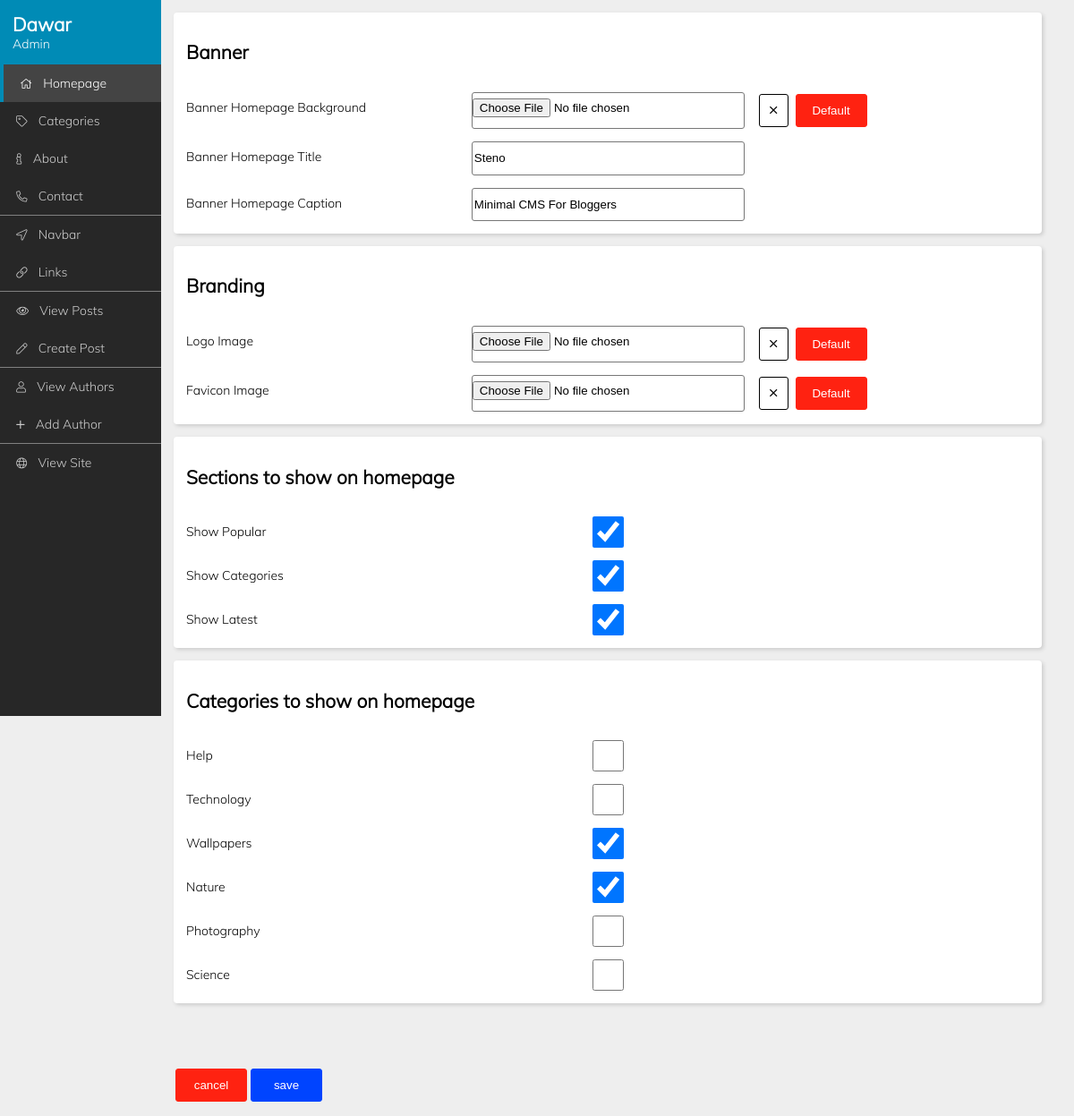
Before: /cms/homepage.php (signed in) with the older database file.
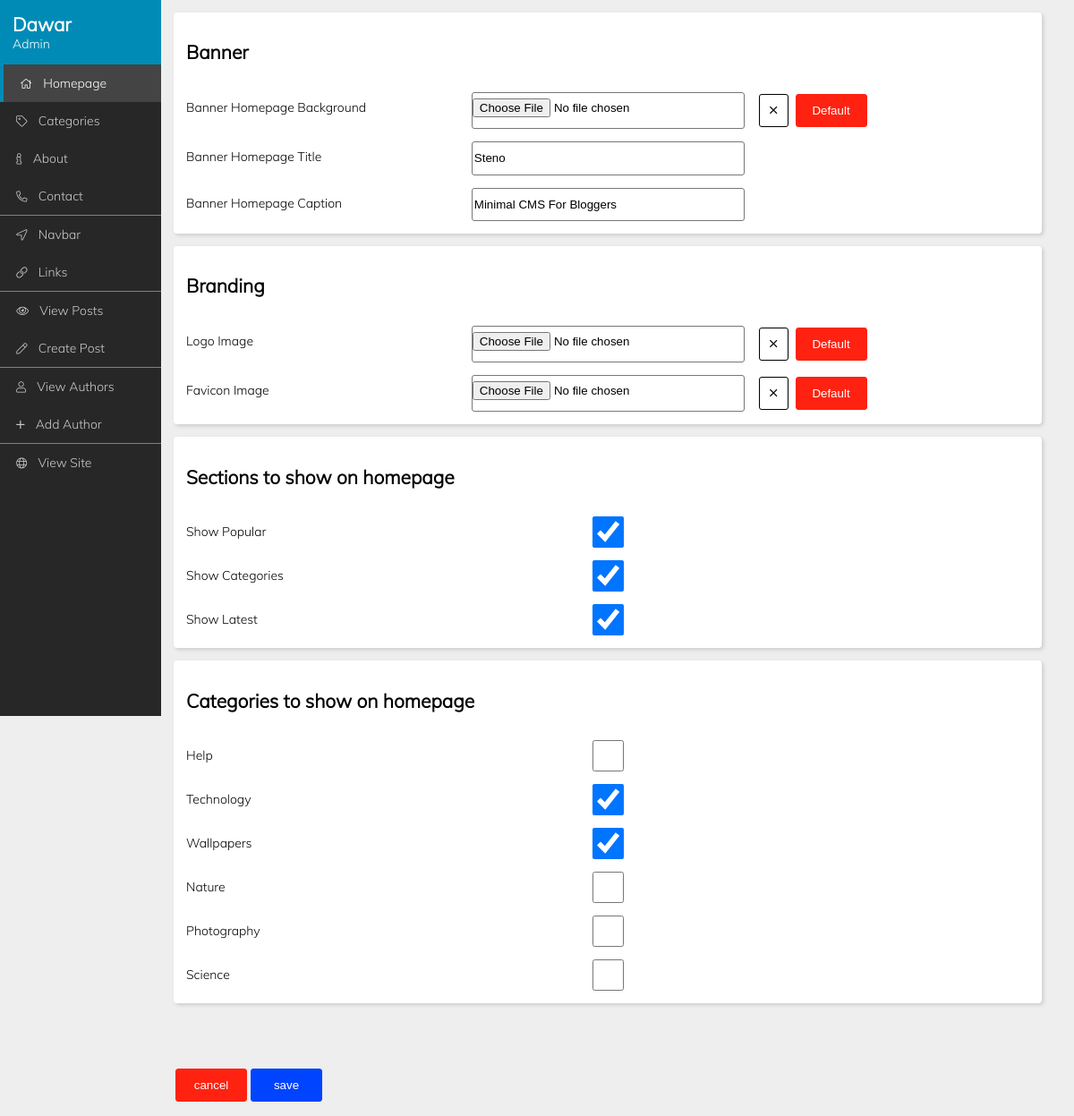
After: the same page with the newer database file.
### tables this page shows
CREATE TABLE `categories` (
  `id` int(11) NOT NULL,
  `name` varchar(30) NOT NULL,
  `show_on_homepage` tinyint(1) NOT NULL DEFAULT 0,
  `show_on_navbar` tinyint(1) NOT NULL DEFAULT 0
);

### includes/functions.php (called while the page is built, shortened)
<?php
    function confirm_query($result) {
        if(!$result) {
            die("Database query failed.");
        }
        else return $result;
    }
    function get_banner_info($page_name) {
        global $connection;
        $query = "SELECT `title`, `caption` FROM `main_pages` WHERE `page_name` = '{$page_name}'";
        $result = mysqli_query($connection, $query);
        return mysqli_fetch_assoc($result);
    }
    function get_categories($limit=0, $homepage=false) {
        global $connection;
        $query = "SELECT * FROM `categories`";
        $query .= $homepage ? " WHERE `show_on_homepage` = 0" : "";
        $query .= $limit > 0 ? " LIMIT " . $limit : "";
        $result = mysqli_query($connection, $query);
        return $result;
    }
?>

### cms/homepage.php (the view, shortened to what this page needs)
<?php
	require_once("../includes/db_connect.php");
	require_once("../includes/functions.php");
	$banner_info 	 = get_banner_info("home");
	$title 			 = $banner_info["title"];
	$caption 		 = $banner_info["caption"];
	$homepage_info 	 = get_homepage_info();
    $show_popular 	 = mysqli_fetch_assoc($homepage_info)["show"];
    $show_categories = mysqli_fetch_assoc($homepage_info)["show"];
	$show_latest 	 = mysqli_fetch_assoc($homepage_info)["show"];
	$categories 	 = get_categories();
?>
<!DOCTYPE html>
<html lang="en">
<head>
    <link rel="stylesheet" href="../css/all.min.css" type="text/css">
    <link rel="stylesheet" href="../css/light.min.css" type="text/css">
    <link rel="stylesheet" href="../css/custom/cms/base.php" type="text/css">
</head>
<body>
	<?php
		require_once("../includes/cms/nav.php");
	?>
    <div class="main">
		<form method="post" action="../action/cms/homepage_submit.php" enctype="multipart/form-data">
			<div class="section">
				<h2>Banner</h2>
				<label for="bhp_bg">Banner Homepage Background</label> <input type="file" name="banner_homepage_bg" id="bhp_bg">
				<span>
					<button type="button" class="btn"  title="Clear" onclick="document.getElementById('bhp_bg').value='';"><span class="fal fa-times"></span></button>
					<button type="button" class="btn btn-cancel"  title="Use the default image" onclick="ajaxDeleteImage('bannerhomepage')">Default</button>
				</span>
				<label>Banner Homepage Title</label> <input type="text" name="banner_homepage_title" value="<?php echo($title) ?>">
				<label>Banner Homepage Caption</label> <input type="text" name="banner_homepage_caption" value="<?php echo($caption) ?>">
			</div>
			<div class="section">
				<h2>Branding</h2>
				<label>Logo Image</label> <input type="file" name="logo_image" id="bli">
				<span>
					<button type="button" class="btn"  title="Clear" onclick="document.getElementById('bli').value='';"><span class="fal fa-times"></span></button>
					<button type="button" class="btn btn-cancel"  title="Use the default image" onclick="ajaxDeleteImage('logo')">Default</button>
				</span>
				<label>Favicon Image</label> <input type="file" name="favicon_image" id="bfi">
				<span>
					<button type="button" class="btn"  title="Clear" onclick="document.getElementById('bfi').value='';"><span class="fal fa-times"></span></button>
					<button type="button" class="btn btn-cancel"  title="Use the default image" onclick="ajaxDeleteImage('favicon')">Default</button>
				</span>
			</div>
			<div class="section">
				<h2>Sections to show on homepage</h2>
				<label>Show Popular</label>    <input type="checkbox" name="show_popular" <?php $show_popular?print('checked'):print('') ?>>
				<label>Show Categories</label> <input type="checkbox" name="show_categories" <?php $show_categories?print('checked'):print('') ?>>
				<label>Show Latest</label>     <input type="checkbox" name="show_latest" <?php $show_latest?print('checked'):print('') ?>>
			</div>
			<div class="section">
				<h2>Categories to show on homepage</h2>
				<?php
					while ($category = mysqli_fetch_assoc($categories)) {
						$entry = '<label>' . ucwords($category['name']) . '</label> <input type="checkbox" name="show_category_';
						$entry .= $category['id'] . '" ';
						$entry .= $category['show_on_homepage'] ? 'checked' : '';
						$entry .= ' >';
						echo($entry);
					}
				?>
			</div>
			<div class="section-last">
				<button type="reset" class="btn btn-cancel" title="Discard changes">cancel</button>
				<input type="submit" value="save" class="btn btn-confirm"title="Save changes">
			</div>
		</form>
    </div>
</body>
</html>

Changed rows visible on the page:
changed categories "Technology": value "☐" → "☑"
changed categories "Nature": value "☑" → "☐"
